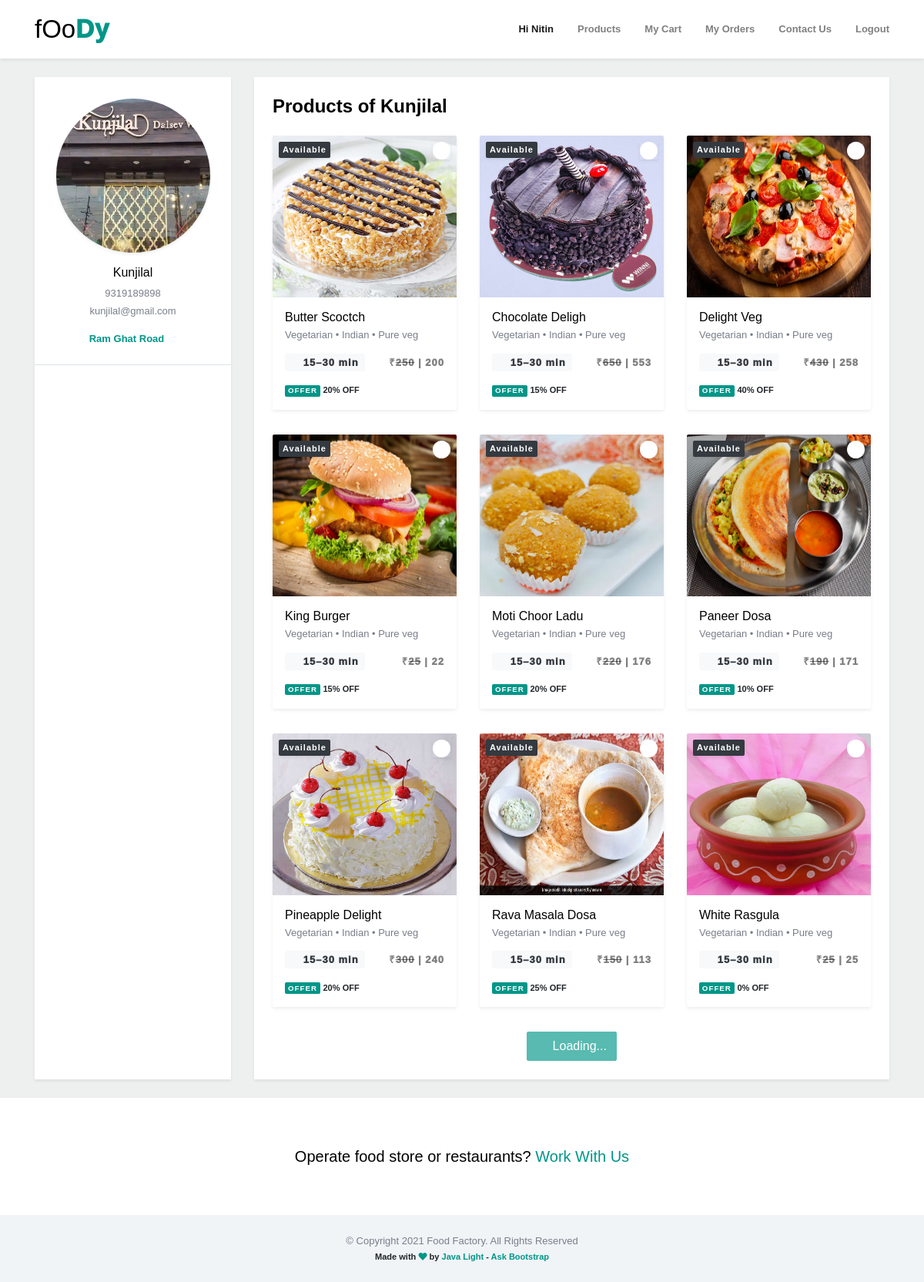
Screenshot of /user_restaurant.php?rid=2 (signed in) with the database file from the repository.
### tables this page shows
CREATE TABLE `restaurants` (
  `rid` int(11) NOT NULL auto_increment,
  `r_name` varchar(100) NOT NULL,
  `r_mobile` varchar(100) NOT NULL,
  `r_email` varchar(100) NOT NULL,
  `r_password` varchar(100) NOT NULL,
  `r_pic` varchar(100) NOT NULL default 'default.png',
  `r_city` varchar(100) NOT NULL,
  `r_address` varchar(100) NOT NULL default 'NA',
  `r_about` varchar(100) NOT NULL default 'NA',
  `r_title` varchar(100) NOT NULL default 'NA',
  `status` varchar(100) NOT NULL default 'Not Active',
  PRIMARY KEY  (`r_email`,`r_password`,`r_city`),
  UNIQUE KEY `rid` (`rid`)
);

### user_restaurant.php (the view, shortened to what this page needs)
<?php
include './mycon.php';
$rid = $_REQUEST['rid'];
$query = "select * from restaurants where rid=$rid";
$re = $con->query($query);
if ($row = $re->fetch_assoc()) {
?>
   <!doctype html>
   <html lang="en">
   <head>
      <link href="vendor/bootstrap/css/bootstrap.min.css" rel="stylesheet">
      <link href="vendor/fontawesome/css/all.min.css" rel="stylesheet">
      <link href="vendor/icofont/icofont.min.css" rel="stylesheet">
      <link href="vendor/select2/css/select2.min.css" rel="stylesheet">
      <link href="css/osahan.css" rel="stylesheet">
      <link rel="stylesheet" href="css/index.css">
   </head>
   <body>
      <nav class="navbar navbar-expand-lg navbar-light bg-light osahan-nav shadow-sm">
         <?php include './user_header.php'; ?>
      </nav>
      <section class="section pt-4 pb-4 osahan-account-page">
         <div class="container">
            <div class="row">
               <div class="col-md-3">
                  <div class="osahan-account-page-left shadow-sm bg-white h-100">
                     <div class="border-bottom p-4">
                        <div class="osahan-user text-center">
                           <div class="osahan-user-media">
                              <img class="mb-3 rounded-pill shadow-sm mt-1" src="admin/pics/resto/<?php echo $row['r_pic']; ?>" alt="" style="width: 200px;height: 200px;">
                              <div class="osahan-user-media-body">
                                 <h6 class="mb-2"><?php echo $row['r_name'] ?></h6>
                                 <p class="mb-1"><?php echo $row['r_mobile'] ?></p>
                                 <p><?php echo $row['r_email'] ?></p>
                                 <p class="mb-0 text-black font-weight-bold"><a class="text-primary mr-3" data-toggle="modal" data-target="#edit-profile-modal" href="#"><?php echo $row['r_address'] ?></a></p>
                              </div>
                           </div>
                        </div>
                     </div>
                  </div>
               </div>
               <div class="col-md-9">
                  <div class=" shadow-sm bg-white p-4 h-100">
                     <div class="tab-content">
                        <div>
                           <h4 class="font-weight-bold mt-0 mb-4">Products of <?php echo $row['r_name']; ?></h4>
                           <div class="row">
                              <?php
                              $q1 = "select * from pro_info where r_id=$rid";
                              $re1 = $con->query($q1);
                              while ($row = $re1->fetch_assoc()) {
                                 $price = $row['p_price'];
                                 $offer = $row['p_offer'];
                                 $total = ceil(($price - ($price * $offer / 100)));
                              ?>
                                 <div class="col-md-4 col-sm-6 mb-4 pb-2">
                                    <div class="list-card bg-white h-100 rounded overflow-hidden position-relative shadow-sm">
                                       <div class="list-card-image">
                                          <div class="favourite-heart text-danger position-absolute"><a href="detail.html"><i class="icofont-heart"></i></a></div>
                                          <div class="member-plan position-absolute"><span class="badge badge-dark"><?php echo $row['p_status']; ?></span></div>
                                          <a href="products_detail.php?rid=<?php echo $row['r_id']; ?>&pid=<?php echo $row['pid']; ?>&p_category=<?php echo $row['p_category']; ?>">
                                             <img src="admin/pics/products/<?php echo $row['p_pic']; ?>" class="img-fluid item-img" style="height: 210px;width: 250px;">
                                          </a>
                                       </div>
                                       <div class="p-3 position-relative">
                                          <div class="list-card-body">
                                             <h6 class="mb-1"><a href="products_detail.php?rid=<?php echo $row['r_id']; ?>&pid=<?php echo $row['pid']; ?>&p_category=<?php echo $row['p_category']; ?>" class="text-black"><?php echo $row['p_name']; ?>
                                                </a>
                                             </h6>
                                             <p class="text-gray mb-3">Vegetarian • Indian • Pure veg</p>
                                             <p class="text-gray mb-3 time"><span class="bg-light text-dark rounded-sm pl-2 pb-1 pt-1 pr-2"><i class="icofont-wall-clock"></i> 15–30 min</span> <span class="float-right text-black-50"> &#8377;<del><?php echo $price; ?></del> | <?php echo $total; ?></span></p>
                                          </div>
                                          <div class="list-card-badge">
                                             <span class="badge badge-danger">OFFER</span> <small> <?php echo $row['p_offer']; ?>% OFF</small>
                                          </div>
                                       </div>
                                    </div>
                                 </div>
                              <?php
                              }
                              ?>
                              <div class="col-md-12 text-center load-more">
                                 <button class="btn btn-primary" type="button" disabled>
                                    Loading...
                                 </button>
                              </div>
                           </div>
                        </div>
                     </div>
                  </div>
               </div>
            </div>
         </div>
      </section>
      <section class="section pt-5 pb-5 text-center bg-white">
         <div class="container">
            <div class="row">
               <div class="col-sm-12">
                  <h5 class="m-0">Operate food store or restaurants? <a href="login.html">Work With Us</a></h5>
               </div>
            </div>
         </div>
      </section>
      <footer class="pt-4 pb-4 text-center">
         <?php include './footer.php'; ?>
      </footer>
   </body>
   </html>
<?php
} else {
   echo "Sorry Restaurant not found.";
}
?>

### css/osahan.css (style rules this page uses)
body { background: #f3f7f8; font-size: 13px; font-weight: 500; }
button, a { outline: none !important; color: #009688; text-decoration: none !important; }
p { font-size: 13px; color: #7a7e8a; }
img { image-rendering: auto; }
.h1,.h2,.h3,.h4,.h5,.h6,h1,h2,h3,h4,h5,h6 { color: #000000; }
.osahan-nav { background: #fff none repeat scroll 0 0 !important; padding: 0; z-index: 9; }
:root { --input-padding-x: 1.5rem; --input-padding-y: 0.75rem; }
.small, small { font-size: 85%; font-weight: 600; }
.btn-danger, .badge-danger { background-color: #009688 !important; border-color: #009688 !important; }
.text-danger { color: #009688 !important; }
.btn-primary, .badge-danger { background-color: #009688 !important; border-color: #009688 !important; }
.text-primary { color: #009688 !important; }
.btn { border-radius: 2px; }
.rounded { border-radius: 2px !important; }
.alert, .badge, .dropdown-menu { border-radius: 2px; }
.pb-5, .py-5 { padding-bottom: 4rem !important; }
.pt-5, .py-5 { padding-top: 4rem !important; }
.list-card .member-plan { left: 8px; top: 8px; }
.list-card .member-plan .badge { font-size: 11px; padding: 5px 5px; box-shadow: 0 .125rem .25rem rgba(0, 0, 0, .075)!important; }
.list-card .list-card-image { position: relative; }
.list-card .favourite-heart { right: 8px; top: 8px; box-shadow: 0 .125rem .25rem rgba(0, 0, 0, .075)!important; }
.list-card .favourite-heart i { background: #fff; width: 23px; height: 23px; display: inline-block; text-align: center; font-size: 15px; line-height: 24px; border-radius: 50px; }
.text-black { color: #000000; }
.osahan-user-media img { width: 90px; }
footer { background-color: #f0f4f7; }

### css/index.css (style rules this page uses)
body { background-color: #eef0ef; font-family: "Montserrat", sans-serif; margin: 0; }
span { color: #009688; letter-spacing: 1px; font-weight: 1000; }

### rows the page displays
restaurants: r_pic (picture), r_name "Kunjilal", r_mobile "9319189898", r_email "kunjilal@gmail.com", r_address "Ram Ghat Road"

### other values shown
$_SESSION['name'] "Nitin"
$row['p_status'] "Available"
$row['p_name'] "Butter Scoctch"
$price "250"
$total "200"
$row['p_offer'] "20"
$row['p_name'] "Chocolate Deligh"
$price "650"
$total "553"
$row['p_offer'] "15"
$row['p_name'] "Delight Veg"
$price "430"
$total "258"
$row['p_offer'] "40"
$row['p_name'] "King Burger"
